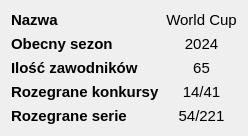
<?xml version="1.0" encoding="UTF-8"?>
<ui version="4.0">
 <class>SimulationSaveInfoWidget</class>
 <widget class="QWidget" name="SimulationSaveInfoWidget">
  <property name="geometry">
   <rect>
    <x>0</x>
    <y>0</y>
    <width>244</width>
    <height>129</height>
   </rect>
  </property>
  <property name="windowTitle">
   <string>Form</string>
  </property>
  <layout class="QVBoxLayout" name="verticalLayout">
   <item>
    <layout class="QFormLayout" name="formLayout">
     <item row="0" column="0">
      <widget class="QLabel" name="label">
       <property name="font">
        <font>
         <pointsize>11</pointsize>
         <bold>true</bold>
        </font>
       </property>
       <property name="text">
        <string>Nazwa</string>
       </property>
      </widget>
     </item>
     <item row="1" column="0">
      <widget class="QLabel" name="label_2">
       <property name="font">
        <font>
         <pointsize>11</pointsize>
         <bold>true</bold>
        </font>
       </property>
       <property name="text">
        <string>Obecny sezon</string>
       </property>
      </widget>
     </item>
     <item row="3" column="0">
      <widget class="QLabel" name="label_3">
       <property name="font">
        <font>
         <pointsize>11</pointsize>
         <bold>true</bold>
        </font>
       </property>
       <property name="text">
        <string>Rozegrane konkursy</string>
       </property>
      </widget>
     </item>
     <item row="2" column="0">
      <widget class="QLabel" name="label_4">
       <property name="font">
        <font>
         <pointsize>11</pointsize>
         <bold>true</bold>
        </font>
       </property>
       <property name="text">
        <string>Ilość zawodników</string>
       </property>
      </widget>
     </item>
     <item row="0" column="1">
      <widget class="QLabel" name="label_name">
       <property name="font">
        <font>
         <pointsize>11</pointsize>
        </font>
       </property>
       <property name="text">
        <string>World Cup</string>
       </property>
       <property name="alignment">
        <set>Qt::AlignCenter</set>
       </property>
      </widget>
     </item>
     <item row="1" column="1">
      <widget class="QLabel" name="label_currentSeason">
       <property name="font">
        <font>
         <pointsize>11</pointsize>
        </font>
       </property>
       <property name="text">
        <string>2024</string>
       </property>
       <property name="alignment">
        <set>Qt::AlignCenter</set>
       </property>
      </widget>
     </item>
     <item row="2" column="1">
      <widget class="QLabel" name="label_jumpersCount">
       <property name="font">
        <font>
         <pointsize>11</pointsize>
        </font>
       </property>
       <property name="text">
        <string>65</string>
       </property>
       <property name="alignment">
        <set>Qt::AlignCenter</set>
       </property>
      </widget>
     </item>
     <item row="3" column="1">
      <widget class="QLabel" name="label_playedCompetitions">
       <property name="font">
        <font>
         <pointsize>11</pointsize>
        </font>
       </property>
       <property name="text">
        <string>14/41</string>
       </property>
       <property name="alignment">
        <set>Qt::AlignCenter</set>
       </property>
      </widget>
     </item>
     <item row="4" column="0">
      <widget class="QLabel" name="label_9">
       <property name="font">
        <font>
         <pointsize>11</pointsize>
         <bold>true</bold>
        </font>
       </property>
       <property name="text">
        <string>Rozegrane serie</string>
       </property>
      </widget>
     </item>
     <item row="4" column="1">
      <widget class="QLabel" name="label_playedSeries">
       <property name="font">
        <font>
         <pointsize>11</pointsize>
        </font>
       </property>
       <property name="text">
        <string>54/221</string>
       </property>
       <property name="alignment">
        <set>Qt::AlignCenter</set>
       </property>
      </widget>
     </item>
    </layout>
   </item>
  </layout>
 </widget>
 <resources/>
 <connections/>
</ui>
